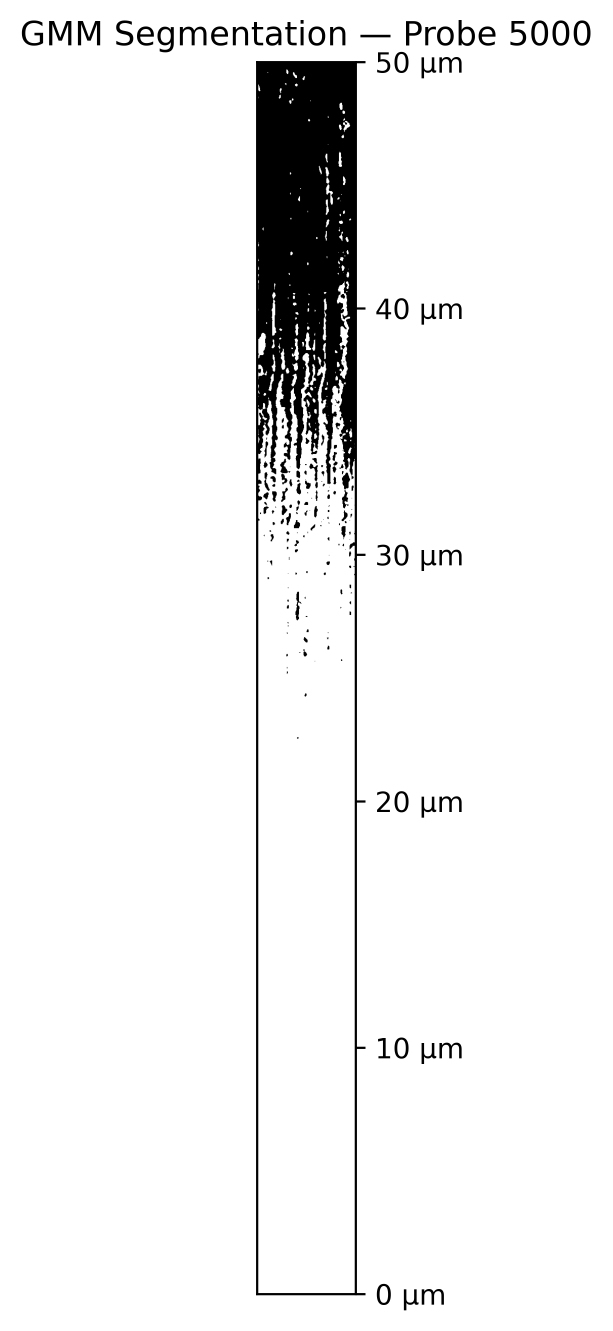
#> input picture images/GMM_Segmentierung_Probe5000.png, 1838 x 3991 px, given as the content of the folder ./data/, which was not available (shown at 1/3 size)
$ python Partsize.py
#> lines starting #> are read from the running program, lines starting #| are printed output that depends on the picture; after the words box and inside, x2 and y2 are one past the last pixel; in counts of white or black regions, pixels touching at a corner belong together; pictures that were not available may be replaced by others from this repository, and a replacement may not be noted
"""
Partsize.py — Particle Size Measurement from Grindometer Images
================================================================

This script implements an automated particle size analysis according to
DIN-standard grindometer measurement procedures ("Messvorschrift").

Physical setup:
    A grindometer is a metal block with a wedge-shaped groove that goes
    from deep (50 µm) at one end to zero depth at the other, over a
    length of 145 mm. A paint or paste sample is drawn along the groove.
    Where particles are larger than the groove depth, they create visible
    streaks ("Streifen"). The position of the first streak and the density
    of streaks indicate the maximum and mean particle sizes.

Processing pipeline:
    1. Load a probe image (JPEG photograph of the grindometer)
    2. Convert to HSV and apply thresholding to find the sample region
    3. Detect the sample contour and apply perspective correction
    4. Extract the Region of Interest (ROI) — the measurement groove
    5. Segment streaks vs. background using a Gaussian Mixture Model (GMM)
    6. Slice the image vertically and count streaks per 1 mm slice
    7. Map pixel positions to particle sizes in micrometers
    8. Report maximum particle size (first streak) and mean fineness (DIN)

Output:
    - GMM segmentation image  → images/GMM_Segmentierung_Probe{N}.png
    - Streak distribution plot → images/Streifenverteilung_Probe{N}.png


    Beispiel: NEED_DOE_Probe5000.jpg ist das beispiel mit 50% Mischdauer
                            5011 mit 100% Mischdauer
                            5022 mit 200% Mischdauer


    Das environment einfach erzeugen mit:
    conda create -n messvorschrift python=3.14
    conda activate messvorschrift
    pip install opencv-python numpy matplotlib seaborn scikit-learn
    -> python Partsize.py


"""

import cv2
import os
import numpy as np
import matplotlib.pyplot as plt
import seaborn as sns
from sklearn.mixture import GaussianMixture

# =============================================================================
# CONFIGURATION — Physical and image processing parameters
# =============================================================================

# Which probe (sample) to analyze — change this to process a different image
PROBE_NUMBER = "5000"
# Paths
DATA_FOLDER = "./data/"
OUTPUT_FOLDER = "./images/"

# Physical dimensions of the grindometer
GROOVE_LENGTH_MM = 145.0       # Total length of the measurement groove in mm
MAX_PARTICLE_SIZE_UM = 50      # Groove depth at the deep end in micrometers

# Region of Interest (ROI) in the rectified 1500x3000 image
# These pixel coordinates define the measurement groove area after
# perspective correction and resizing to 1500x3000
RECTIFIED_IMAGE_SIZE = (1500, 3000)  # (width, height)
ROI_X_START = 650   # Left edge of measurement groove
ROI_X_END = 845     # Right edge of measurement groove
ROI_Y_START = 258   # Top of measurement groove (deep end, 50 µm)
ROI_Y_END = 2700    # Bottom of measurement groove (shallow end, 0 µm)

# Contour filtering: only keep contours that are reasonably large
# (to exclude noise) but smaller than the full image (to exclude the border)
MIN_CONTOUR_AREA = 100 * 500   # Minimum area in pixels²
MAX_CONTOUR_FRACTION = 0.9     # Maximum fraction of total image pixels

# Streak detection parameters
SLICE_HEIGHT_MM = 1            # Analyze in 1 mm vertical slices
MIN_STREAK_WIDTH_PX = 10       # Ignore streaks narrower than this (noise)
ADAPTIVE_THRESH_BLOCK_SIZE = 11  # Block size for adaptive thresholding
ADAPTIVE_THRESH_C = 2          # Constant subtracted from mean in adaptive threshold

# DIN standard: mean particle size is the position of the first 3 mm
# interval that contains between 5 and 10 streaks
DIN_INTERVAL_MM = 3            # Length of the DIN evaluation window
DIN_MIN_STREAKS = 5            # Minimum streaks in the DIN interval
DIN_MAX_STREAKS = 10           # Maximum streaks in the DIN interval

# Output resolution
SEGMENTATION_DPI = 600
DISTRIBUTION_DPI = 1000


# =============================================================================
# HELPER FUNCTIONS
# =============================================================================

def find_closest_contour_point(contour, corner):
    """
    Find the point on a contour that is closest to a given corner.

    This is used to identify the four corner points of the sample region
    so we can apply a perspective correction (rectification).

    Args:
        contour: Contour array of shape (N, 1, 2) from cv2.findContours.
        corner:  Target corner as a numpy array [x, y].

    Returns:
        Tuple (x, y) of the closest contour point.
    """
    distances = np.sqrt(((contour - corner) ** 2).sum(axis=2))
    return tuple(contour[np.argmin(distances)][0])


def position_mm_to_particle_size_um(position_mm):
    """
    Convert a position along the grindometer groove (in mm from the deep end)
    to particle size in micrometers.

    At position 0 mm (deep end):   particle size = 50 µm
    At position 145 mm (shallow end): particle size = 0 µm

    The relationship is linear:
        particle_size = MAX_SIZE * (1 - position / GROOVE_LENGTH)

    Args:
        position_mm: Distance from the deep end in mm (scalar or array).

    Returns:
        Particle size in micrometers.
    """
    return MAX_PARTICLE_SIZE_UM * (1 - position_mm / GROOVE_LENGTH_MM)


def load_probe_image(data_folder, probe_number):
    """
    Load the image file for a given probe number from the data folder.

    Args:
        data_folder:  Path to the folder containing probe images.
        probe_number: String identifier for the probe (e.g. "5022").

    Returns:
        The loaded image as a BGR numpy array.

    Raises:
        FileNotFoundError: If no image matching the probe number is found.
    """
    image_files = os.listdir(data_folder)
    selected_file = next(
        (f for f in image_files if f"Probe{probe_number}" in f), None
    )
    if not selected_file:
        raise FileNotFoundError(
            f"No image file found for Probe {probe_number} in {data_folder}"
        )

    image_path = os.path.join(data_folder, selected_file)
    print(f"Analyzing image: {selected_file}")

    image = cv2.imread(image_path, cv2.IMREAD_UNCHANGED)
    if image is None:
        raise IOError(f"Failed to load image: {image_path}")
    return image


def detect_sample_contour(image):
    """
    Detect the largest contour that represents the grindometer sample region.

    Uses adaptive thresholding on the HSV saturation and value channels,
    then finds contours and filters by area to isolate the sample.

    Args:
        image: BGR input image.

    Returns:
        The largest valid contour as a numpy array.

    Raises:
        ValueError: If no suitable contour is found.
    """
    hsv = cv2.cvtColor(image, cv2.COLOR_BGR2HSV)
    _, saturation, value = cv2.split(hsv)

    # Adaptive thresholding highlights local contrast variations,
    # which effectively detects the edges of the sample region
    saturation_mask = cv2.adaptiveThreshold(
        saturation, 255, cv2.ADAPTIVE_THRESH_GAUSSIAN_C,
        cv2.THRESH_BINARY_INV, ADAPTIVE_THRESH_BLOCK_SIZE, ADAPTIVE_THRESH_C
    )
    value_mask = cv2.adaptiveThreshold(
        value, 255, cv2.ADAPTIVE_THRESH_GAUSSIAN_C,
        cv2.THRESH_BINARY_INV, ADAPTIVE_THRESH_BLOCK_SIZE, ADAPTIVE_THRESH_C
    )

    # Combine both masks — a pixel is foreground if either channel detects it
    combined_mask = value_mask + saturation_mask

    contours, _ = cv2.findContours(
        combined_mask, cv2.RETR_EXTERNAL, cv2.CHAIN_APPROX_SIMPLE
    )

    max_pixels = image.shape[0] * image.shape[1]
    valid_contours = [
        c for c in contours
        if MIN_CONTOUR_AREA < cv2.contourArea(c) < max_pixels * MAX_CONTOUR_FRACTION
    ]
    print(f"Found {len(valid_contours)} valid contours")

    if not valid_contours:
        raise ValueError("No valid sample contour found in the image.")

    return max(valid_contours, key=cv2.contourArea)


def rectify_image(image, contour):
    """
    Apply a perspective transform to straighten the sample region.

    The sample may be photographed at an angle. This function finds the
    four corner points of the sample contour (closest points to the image
    corners), then computes and applies a perspective warp so that the
    sample fills the entire frame, correcting for any tilt or skew.

    Args:
        image:   BGR input image.
        contour: The sample contour from detect_sample_contour().

    Returns:
        Rectified image resized to RECTIFIED_IMAGE_SIZE.
    """
    img_h, img_w = image.shape[:2]
    image_corners = {
        "top_left":     np.array([0, 0]),
        "top_right":    np.array([img_w - 1, 0]),
        "bottom_left":  np.array([0, img_h - 1]),
        "bottom_right": np.array([img_w - 1, img_h - 1]),
    }

    reshaped = contour.reshape(-1, 1, 2)
    source_points = np.float32([
        find_closest_contour_point(reshaped, image_corners["top_left"]),
        find_closest_contour_point(reshaped, image_corners["top_right"]),
        find_closest_contour_point(reshaped, image_corners["bottom_left"]),
        find_closest_contour_point(reshaped, image_corners["bottom_right"]),
    ])
    dest_points = np.float32([
        image_corners["top_left"],
        image_corners["top_right"],
        image_corners["bottom_left"],
        image_corners["bottom_right"],
    ])

    transform = cv2.getPerspectiveTransform(source_points, dest_points)
    rectified = cv2.warpPerspective(image, transform, (img_w, img_h))
    rectified = cv2.resize(rectified, RECTIFIED_IMAGE_SIZE)
    return rectified


def extract_roi(rectified_image):
    """
    Extract the Region of Interest (measurement groove) from the rectified image.

    The ROI boundaries are defined by the constants ROI_X_START, ROI_X_END,
    ROI_Y_START, ROI_Y_END. These correspond to the physical groove area
    in the standardized rectified image.

    Args:
        rectified_image: Perspective-corrected image at RECTIFIED_IMAGE_SIZE.

    Returns:
        Cropped BGR image of the measurement groove.
    """
    return rectified_image[ROI_Y_START:ROI_Y_END, ROI_X_START:ROI_X_END]


def segment_streaks_gmm(roi_image):
    """
    Segment streaks from background using a Gaussian Mixture Model.

    The V (value/brightness) channel of the HSV image is used because
    streaks appear as darker regions against a lighter background.

    A 2-component GMM separates the pixel intensities into two clusters:
    - The cluster with lower mean brightness = streaks (dark particles)
    - The cluster with higher mean brightness = background (light groove)

    Args:
        roi_image: BGR image of the measurement groove.

    Returns:
        Binary image (uint8) where 255 = streak, 0 = background.
    """
    hsv = cv2.cvtColor(roi_image, cv2.COLOR_BGR2HSV)
    v_channel = hsv[:, :, 2]

    pixel_values = v_channel.reshape(-1, 1)
    gmm = GaussianMixture(n_components=2, random_state=0)
    gmm.fit(pixel_values)

    labels = gmm.predict(pixel_values).reshape(v_channel.shape)

    # Alte (korrekte) Logik: wenn means_[0] < means_[1], dann ist Label 1 der Streifen
    if gmm.means_[0] < gmm.means_[1]:
        binary = np.where(labels == 1, 255, 0).astype(np.uint8)
    else:
        binary = np.where(labels == 0, 255, 0).astype(np.uint8)

    return binary


def count_streaks_per_slice(binary_image):
    """
    Count the number of valid streaks in each 1 mm vertical slice.

    The image is divided into horizontal slices (each SLICE_HEIGHT_MM tall).
    For each slice, connected components are found and filtered by minimum
    size (MIN_STREAK_WIDTH_PX) to exclude noise. A connected component
    counts as a streak if its width OR height exceeds the threshold.

    Args:
        binary_image: Binary image from segment_streaks_gmm().

    Returns:
        List of streak counts, one per slice (from top/deep end to bottom).
    """
    img_height, _ = binary_image.shape
    mm_per_pixel = GROOVE_LENGTH_MM / img_height
    slice_height_px = max(int(SLICE_HEIGHT_MM / mm_per_pixel), 1)
    num_slices = img_height // slice_height_px

    streak_counts = []
    for i in range(num_slices):
        y_start = i * slice_height_px
        y_end = min(y_start + slice_height_px, img_height)
        slice_img = binary_image[y_start:y_end, :]

        if slice_img.ndim != 2 or slice_img.shape[0] == 0 or slice_img.shape[1] == 0:
            streak_counts.append(0)
            continue

        num_labels, _, stats, _ = cv2.connectedComponentsWithStats(slice_img)
        count = 0
        for j in range(1, num_labels):  # Skip label 0 (background)
            comp_w = stats[j, cv2.CC_STAT_WIDTH]
            comp_h = stats[j, cv2.CC_STAT_HEIGHT]
            if comp_w >= MIN_STREAK_WIDTH_PX or comp_h >= MIN_STREAK_WIDTH_PX:
                count += 1
        streak_counts.append(count)

    return streak_counts


def find_max_particle_size(streak_counts):
    """
    Find the maximum particle size — the position of the first visible streak.

    The first streak (scanning from the deep end) indicates the largest
    particle in the sample: it is the first position where a particle is
    too large to fit in the groove.

    Args:
        streak_counts: List of streak counts per slice.

    Returns:
        Tuple (particle_size_um, slice_index) or (None, None) if no streaks found.
    """
    for idx, count in enumerate(streak_counts):
        if count > 0:
            position_mm = idx * SLICE_HEIGHT_MM
            size_um = position_mm_to_particle_size_um(position_mm)
            print(f"First streak at position {position_mm:.1f} mm "
                  f"→ max particle size: {size_um:.1f} µm")
            return size_um, idx

    print("No valid streaks found in the image.")
    return None, None


def find_mean_particle_size_din(streak_counts, start_idx):
    """
    Find the mean particle size according to DIN standard.

    The DIN method defines the mean particle size ("Mahlfeinheit") as the
    position of the first 3 mm interval (starting from the max particle
    position) that contains between 5 and 10 streaks.

    Args:
        streak_counts: List of streak counts per slice.
        start_idx:     Slice index of the first streak (from find_max_particle_size).

    Returns:
        Particle size in µm, or None if no valid interval is found.
    """
    interval_slices = int(DIN_INTERVAL_MM / SLICE_HEIGHT_MM)

    for idx in range(start_idx, len(streak_counts) - interval_slices + 1):
        total = sum(streak_counts[idx:idx + interval_slices])
        if DIN_MIN_STREAKS <= total <= DIN_MAX_STREAKS:
            position_mm = idx * SLICE_HEIGHT_MM
            size_um = position_mm_to_particle_size_um(position_mm)
            print(f"DIN mean fineness at position {position_mm:.1f} mm "
                  f"→ mean particle size: {size_um:.1f} µm")
            return size_um

    print("No 3 mm interval found with 5–10 streaks (DIN criterion not met).")
    return None


# =============================================================================
# VISUALIZATION FUNCTIONS
# =============================================================================

def plot_segmentation(binary_image, probe_number):
    """
    Display and save the GMM segmentation result with a micrometer scale.

    The Y-axis is labeled with particle sizes in µm (50 at top, 0 at bottom),
    mapping the physical groove depth to pixel positions.
    """
    img_height = binary_image.shape[0]

    plt.figure(figsize=(8, 8))
    plt.imshow(binary_image, cmap="gray")
    plt.title(f"GMM Segmentation — Probe {probe_number}")

    # Create micrometer scale on the right Y-axis
    tick_positions = np.linspace(0, img_height, num=6)
    tick_mm = tick_positions * (GROOVE_LENGTH_MM / img_height)
    tick_um = position_mm_to_particle_size_um(tick_mm)

    ax = plt.gca()
    ax.set_ylim([img_height, 0])  # Invert Y so deep end (50 µm) is at top
    ax.yaxis.set_ticks(tick_positions)
    ax.yaxis.set_ticklabels([f"{int(s)} µm" for s in tick_um])
    ax.yaxis.tick_right()
    ax.yaxis.set_label_position("right")
    ax.xaxis.set_visible(False)
    ax.yaxis.set_label_text("")

    filename = f"{OUTPUT_FOLDER}GMM_Segmentierung_Probe{probe_number}.png"
    plt.savefig(filename, dpi=SEGMENTATION_DPI, bbox_inches="tight")
    plt.show()
    print(f"Saved: {filename}")


def plot_streak_distribution(streak_counts, max_size_um, mean_size_um, probe_number):
    """
    Plot the number of streaks vs. particle size and annotate key metrics.

    The X-axis shows particle size in µm (50 on the left, 0 on the right),
    and the Y-axis shows the number of streaks detected per 1 mm slice.
    Vertical lines mark the maximum particle size (red) and mean fineness (green).
    """
    num_slices = len(streak_counts)
    positions_mm = np.array([i * SLICE_HEIGHT_MM for i in range(num_slices)])
    particle_sizes = position_mm_to_particle_size_um(positions_mm)

    sns.set_style("whitegrid")
    sns.set_context("paper", font_scale=1.5)
    plt.figure(figsize=(10, 6))

    sns.lineplot(x=particle_sizes, y=streak_counts,
                 marker="o", color="navy", linewidth=2.5)

    plt.xlabel("Particle Size (µm)")
    plt.ylabel("Number of Streaks")
    plt.gca().invert_xaxis()  # 50 µm on the left, 0 µm on the right
    plt.grid(True, linestyle="--", linewidth=0.5)
    plt.xticks(np.arange(0, 55, 5))
    plt.xlim(50, 0)

    peak_count = max(streak_counts) if streak_counts else 1

    # Annotate maximum particle size (first streak position)
    if max_size_um is not None:
        plt.axvline(x=max_size_um, color="red", linestyle="--",
                    label="Max Particle Size")
        plt.text(max_size_um + 1, peak_count * 0.8,
                 f"{max_size_um:.1f} µm",
                 color="red", rotation=90, va="center")

    # Annotate DIN mean fineness
    if mean_size_um is not None:
        plt.axvline(x=mean_size_um, color="green", linestyle="-.",
                    label="Mean Fineness (DIN)")
        plt.text(mean_size_um + 1, peak_count * 0.6,
                 f"{mean_size_um:.1f} µm",
                 color="green", rotation=90, va="center")

    plt.legend()
    plt.tight_layout()

    filename = f"{OUTPUT_FOLDER}Streifenverteilung_Probe{probe_number}.png"
    plt.savefig(filename, dpi=DISTRIBUTION_DPI, bbox_inches="tight")
    plt.show()
    print(f"Saved: {filename}")


# =============================================================================
# MAIN EXECUTION
# =============================================================================

def main():
    """Run the full particle size measurement pipeline."""

    # Ensure output directory exists
    os.makedirs(OUTPUT_FOLDER, exist_ok=True)

    # Step 1: Load the probe image
    image = load_probe_image(DATA_FOLDER, PROBE_NUMBER)
#> in load_probe_image, image is the input picture: shape (3991, 1838, 4); mean B, G, R, A 240.3, 240.3, 240.3, 255

    # Step 2: Detect the sample region and find its boundary contour
    contour = detect_sample_contour(image)
#> in detect_sample_contour, `value_mask = cv2.adaptiveThreshold( value, 255, cv2.ADAPTIVE_THRESH_GA..`:
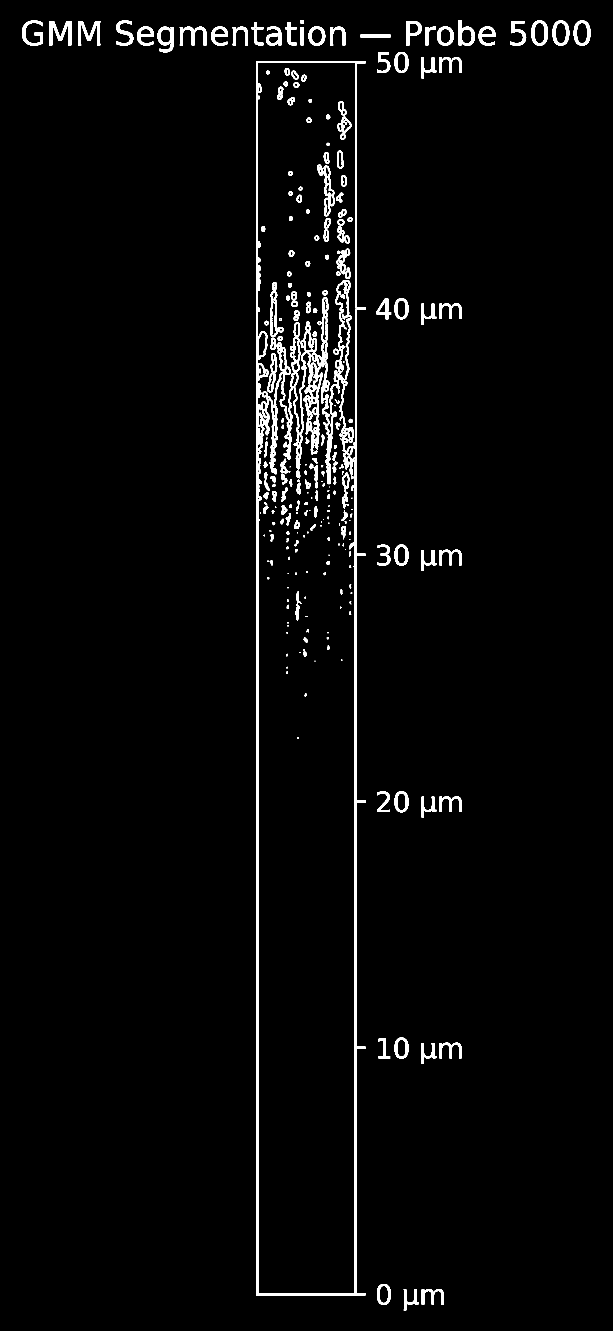
#> value_mask: shape (3991, 1838) (shown at 1/3 size); 2.5% white; 259 white regions (45 under 20 px)
#> in detect_sample_contour, `contours, _ = cv2.findContours( combined_mask, cv2.RETR_EXTERNAL, cv2...`: contours = 50 contours; largest, box (x1, y1, x2, y2) and area: (768, 183, 1097, 3886) 1118945, (1594, 61, 1644, 137) 3056, (1721, 61, 1771, 137) 3048, (1658, 61, 1708, 137) 3046, (473, 80, 522, 157) 2613
#> in detect_sample_contour, `valid_contours = [ c for c in contours if MIN_CONTOUR_AREA < cv2.conto..`: valid_contours = 1 contour; box (x1, y1, x2, y2) and area: (768, 183, 1097, 3886) 1118945
#| Found 1 valid contours
#> contour = contour of 34 points, box (x1, y1, x2, y2) (768, 183, 1097, 3886), area 1118945

    # Step 3: Apply perspective correction to straighten the sample
    rectified = rectify_image(image, contour)
#> in rectify_image, `reshaped = contour.reshape(-1, 1, 2)`: reshaped has the same summary as contour in main
#> in find_closest_contour_point, `distances = np.sqrt(((contour - corner) ** 2).sum(axis=2))`: distances = 34 values, max 4036.6 at index 2, min 789.5 at index 0, mean 2395.2
#> in rectify_image, `source_points = np.float32([ find_closest_contour_point(reshaped, imag..`: source_points = [[768, 183], [1096, 183], [768, 3885], [1096, 3885]]
#> in rectify_image, `transform = cv2.getPerspectiveTransform(source_points, dest_points)`: transform = [[5.6, 1.71e-17, -4301.3], [-2.59e-17, 1.08, -197.2], [2.82e-19, -3.34e-20, 1]]
#> in rectify_image, `rectified = cv2.warpPerspective(image, transform, (img_w, img_h))`:
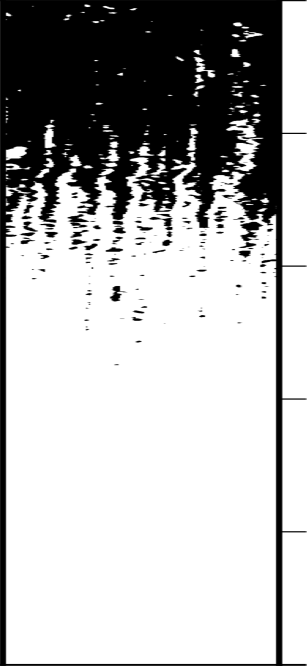
#> rectified: shape (3991, 1838, 4) (shown at 1/6 size); mean B, G, R, A 178.9, 178.9, 178.9, 255
#> in rectify_image, `rectified = cv2.resize(rectified, RECTIFIED_IMAGE_SIZE)`:
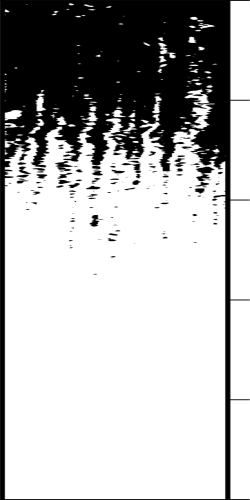
#> rectified: shape (3000, 1500, 4) (shown at 1/6 size); mean B, G, R, A 178.9, 178.9, 178.9, 255

    # Step 4: Extract the measurement groove (ROI)
    roi = extract_roi(rectified)
#> in extract_roi, `return rectified_image[ROI_Y_START:ROI_Y_END, ROI_X_START:ROI_X_END]`:
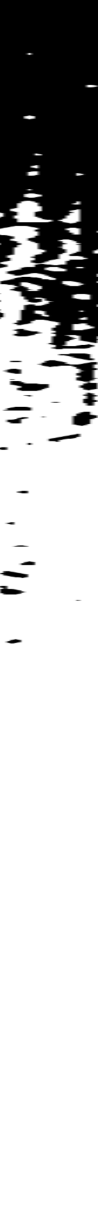
#> returned value: shape (2442, 195, 4) (shown at 1/2 size); mean of channels 0, 1, 2, 3 190.2, 190.2, 190.2, 255; drawn as B, G, R

    # Step 5: Segment streaks using Gaussian Mixture Model
    binary = segment_streaks_gmm(roi)
#> (the rest of the program and of its run is left out)
